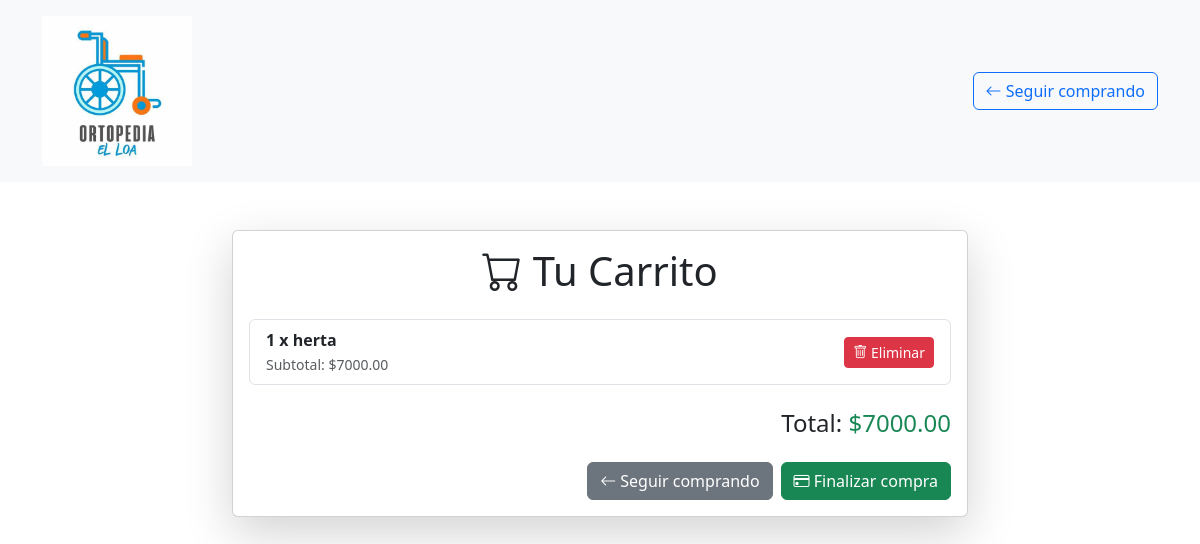
The app's page /carrito/carrito/ (signed in), older data.
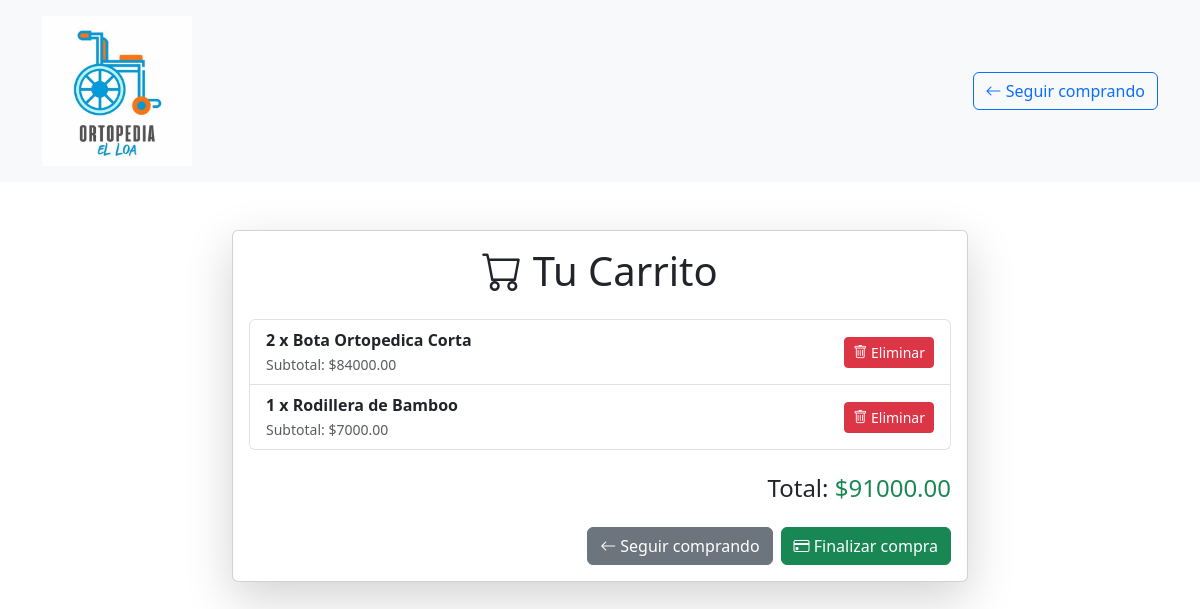
The same page, newer data.
### carrito/models.py (models this page shows, shortened)
class ItemCarrito(models.Model):
    carrito = models.ForeignKey(Carrito, on_delete=models.CASCADE, related_name='items')
    producto = models.ForeignKey(Producto, on_delete=models.CASCADE)
    cantidad = models.PositiveIntegerField(default=1)
    agregado_en = models.DateTimeField(auto_now_add=True)
    def subtotal(self):
        return self.cantidad * self.producto.precio

### productos/models.py (models this page shows, shortened)
class Producto(models.Model):
    nombre = models.CharField(max_length=200)
    descripcion = models.TextField()
    precio = models.DecimalField(max_digits=10, decimal_places=2)
    stock = models.IntegerField()
    categoria = models.ForeignKey(Categoria, on_delete=models.CASCADE)
    imagen = models.ImageField(upload_to='productos/')

### carrito/views.py (the view)
# urls.py: path('carrito/', ver_carrito, name='ver_carrito'),
@csrf_exempt
def ver_carrito(request):
    carrito = obtener_o_crear_carrito(request)
    total = carrito.total()  # Llamar al método total() del modelo
    return render(request, 'carrito/ver_carrito.html', {'carrito': carrito, 'total': total})

### carrito/models.py (called while the page is built)
    def total(self):
        return sum(item.subtotal() for item in self.items.all())

### carrito/views.py (called while the page is built)
@csrf_exempt
def obtener_o_crear_carrito(request):
    if request.user.is_authenticated:
        carrito, created = Carrito.objects.get_or_create(usuario=request.user)
    else:
        session_key = request.session.session_key
        if not session_key:
            request.session.create()  # Crea una nueva sesión si no existe
            session_key = request.session.session_key
        carrito, created = Carrito.objects.get_or_create(session_key=session_key, usuario=None)
    return carrito

### carrito/templates/carrito/ver_carrito.html (shortened to what this page needs)
<!DOCTYPE html>
<html lang="es">
<head>
    <link href="https://cdn.jsdelivr.net/npm/bootstrap@5.3.0/dist/css/bootstrap.min.css" rel="stylesheet">
    <link rel="stylesheet" href="https://cdn.jsdelivr.net/npm/bootstrap-icons/font/bootstrap-icons.css">
</head>
<body>
    <header class="bg-light py-3 mb-4">
        <div class="container d-flex justify-content-between align-items-center">
            <div>
                {% load static %}
                <img src="{% static 'images/logotipo.webp' %}" alt="Logo" class="img-fluid" style="max-width: 150px;">
            </div>
            <a href="{% url 'productos_lista' %}" class="btn btn-outline-primary">
                <i class="bi bi-arrow-left"></i> Seguir comprando
            </a>
        </div>
    </header>
    <div class="container my-5">
        <div class="row">
            <div class="col-md-8 offset-md-2">
                <div class="card shadow-lg">
                    <div class="card-body">
                        <h1 class="card-title text-center mb-4"><i class="bi bi-cart"></i> Tu Carrito</h1>
                        {% if carrito.items.all %}
                        <ul class="list-group mb-4">
                            {% for item in carrito.items.all %}
                            <li class="list-group-item d-flex justify-content-between align-items-center">
                                <div>
                                    <strong>{{ item.cantidad }} x {{ item.producto.nombre }}</strong>
                                    <br>
                                    <small class="text-muted">Subtotal: ${{ item.subtotal }}</small>
                                </div>
                                <a href="{% url 'eliminar_del_carrito' item.id %}" class="btn btn-danger btn-sm">
                                    <i class="bi bi-trash"></i> Eliminar
                                </a>
                            </li>
                            {% endfor %}
                        </ul>
                        <h4 class="text-end">Total: <span class="text-success">${{ total }}</span></h4>
                        <div class="d-flex justify-content-end mt-4">
                            <a href="{% url 'productos_lista' %}" class="btn btn-secondary">
                                <i class="bi bi-arrow-left"></i> Seguir comprando
                            </a>
                            <a href="{% url 'procesar_compra' %}" class="btn btn-success ms-2">
                                <i class="bi bi-credit-card"></i> Finalizar compra
                            </a>
                        </div>
                        {% endif %}
                    </div>
                </div>
            </div>
        </div>
    </div>
</body>
</html>

Row changes from the older to the newer data that the page shows:
changed ItemCarrito: cantidad "1" → "2"; producto.nombre "herta" → "Bota Ortopedica Corta"; subtotal "7000.00" → "84000.00"
added ItemCarrito: cantidad "1", producto.nombre "Rodillera de Bamboo", subtotal "7000.00"
Text that changed along with them:
{{ total }}: "7000.00" → "91000.00"
